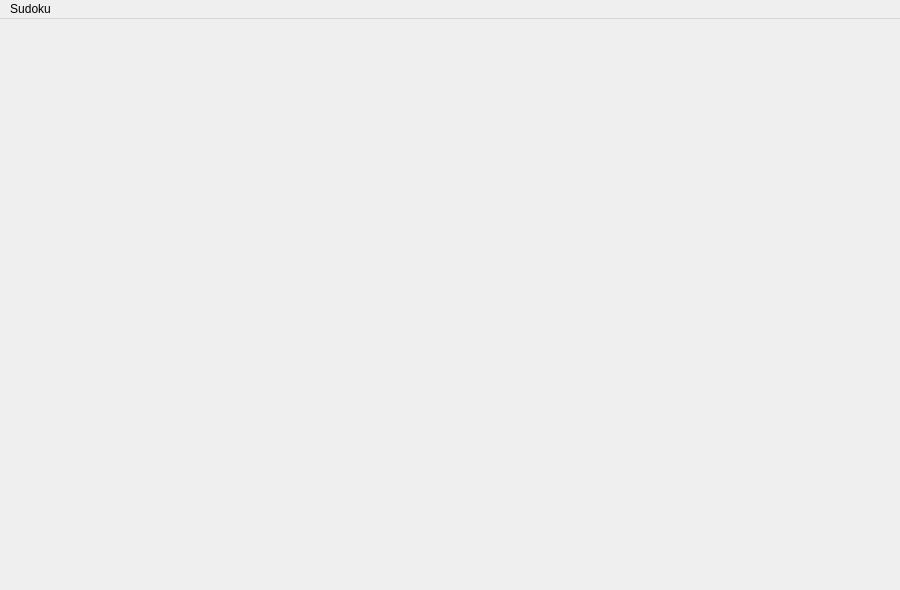
<?xml version="1.0" encoding="UTF-8"?>
<ui version="4.0">
 <class>MainWindow</class>
 <widget class="QMainWindow" name="MainWindow">
  <property name="geometry">
   <rect>
    <x>0</x>
    <y>0</y>
    <width>900</width>
    <height>590</height>
   </rect>
  </property>
  <property name="cursor">
   <cursorShape>CrossCursor</cursorShape>
  </property>
  <property name="windowTitle">
   <string>MainWindow</string>
  </property>
  <widget class="QWidget" name="centralWidget"/>
  <widget class="QMenuBar" name="menuBar">
   <property name="geometry">
    <rect>
     <x>0</x>
     <y>0</y>
     <width>900</width>
     <height>39</height>
    </rect>
   </property>
   <widget class="QMenu" name="menuSudoku">
    <property name="title">
     <string>Sudoku</string>
    </property>
   </widget>
   <addaction name="menuSudoku"/>
  </widget>
 </widget>
 <layoutdefault spacing="6" margin="11"/>
 <resources/>
 <connections/>
</ui>
